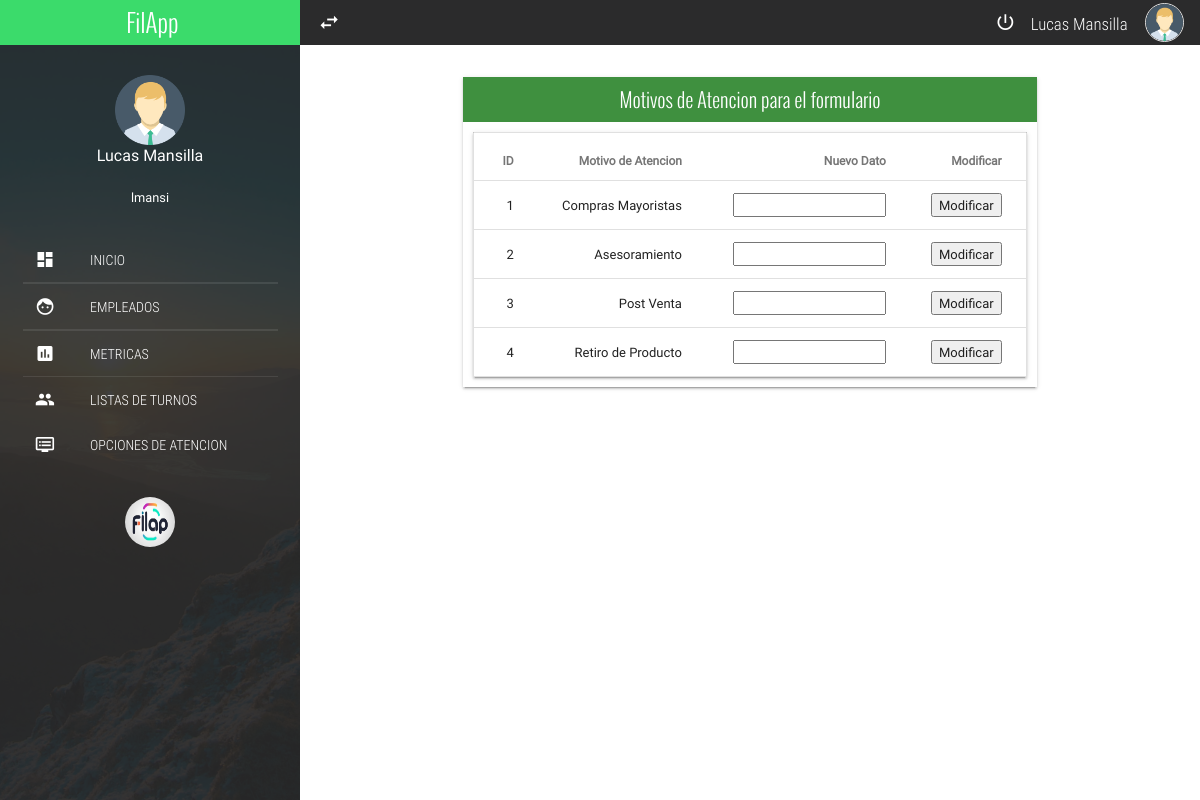
Page /Admin3/opcciones.php (signed in) on the committed database.
### tables this page shows
CREATE TABLE `motivos` (
  `id` int(11) NOT NULL,
  `titulo` varchar(50) NOT NULL,
  `habilitado` int(11) DEFAULT NULL,
  `descripccion` varchar(100) NOT NULL
);

### Admin3/opcciones.php (the view, shortened to what this page needs)
<?php
include 'headersup.php';
require_once '../php/Conexiones/conn.php';
?>
<div class="mdl-grid">
					<div class="mdl-cell mdl-cell--4-col-phone mdl-cell--8-col-tablet mdl-cell--8-col-desktop mdl-cell--2-offset-desktop">
						<div class="full-width panel mdl-shadow--2dp">
							<div class="full-width panel-tittle bg-success text-center tittles">
								Motivos de Atencion para el formulario
							</div>
							<div class="full-width panel-content">
<table class="mdl-data-table mdl-js-data-table mdl-shadow--2dp full-width table-responsive">
						<thead>
							<tr>
								<th>ID</th>
                                <th>Motivo de Atencion</th>
                                <th>Nuevo Dato</th>
                                <th>Modificar</th>
							</tr>
						</thead>
						<tbody>
						        <?php
									$sql = "SELECT * FROM motivos";
									$respuesta = mysqli_query($link,$sql) or die(mysqli_error($link));
									while($fila = mysqli_fetch_assoc($respuesta)){
								?>
							<tr>
								<td><?php echo $fila['id']?></td>
                                <td><?php echo $fila['titulo'];?></td>
                                <form action="form/modificarmotivo.php" method="GET">
                                <td><input type="text" name="motivo"></td>
								<td><input type="submit" value="Modificar"></td>
                                </form>
                            </tr>
							<?php
								}
							?>
						</tbody>
					</table>
                    </div>
                </div>
            </div>
        </div>
<?php
include 'footer.php';
?>

### Admin3/css/main.css (style rules this page uses)
:root { --color-text: #3F51B5; --primary-color: #2B2B2C; --acent-color: #3bdb6b; }
html, body { width: 100%; height: 100%; margin: 0; padding: 0; font-size: 16px; font-family: "RobotoRegular"; position: relative; background-color: #fff; }
.text-center { text-align: center; }
.tittles { font-family: "OswaldLight"; }
.full-width { margin: 0; padding: 0; width: 100%; box-sizing: border-box; }
.table-responsive { overflow: auto; }
.table-responsive { width: 100%; overflow-x: scroll; position: relative; }
.panel { height: auto; }
.panel-tittle { height: 45px; display: block; line-height: 45px; color: #fff; font-size: 20px; }
.panel-content { display: block; padding: 10px; }
.bg-success { background-color: #3f903f !important; }

### rows in the picture
motivos: id "1", titulo "Compras Mayoristas"
motivos: id "2", titulo "Asesoramiento"
motivos: id "3", titulo "Post Venta"
motivos: id "4", titulo "Retiro de Producto"

### other values in the picture
$_SESSION['name'] "Lucas Mansilla"
$_SESSION['user'] "lmansi"
